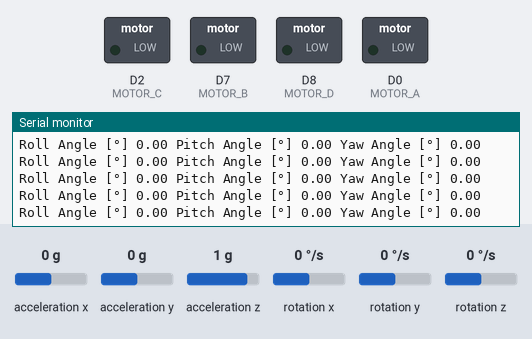
Bench run of a sketch on a simulated ESP8266 (NodeMCU). On the bench: switched loads named in the sketch (green lamp = pin HIGH), the last lines printed to the serial monitor. Wiring (inferred from the names in the program): MPU-6050 motion sensor at I2C address 0x68. The inputs (shaded band) are chosen by the test bench; at power-on: acceleration x 0 g, acceleration y 0 g, rotation x 0 °/s, acceleration z 1 g, rotation y 0 °/s, rotation z 0 °/s.

Above: at 8.5 s.
8.6 s: acceleration x set to -0.8 g
At 9.5 s:
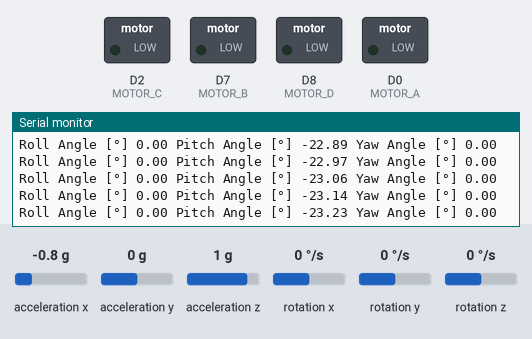
11.6 s: acceleration y set to -1.4 g
At 12.1 s:
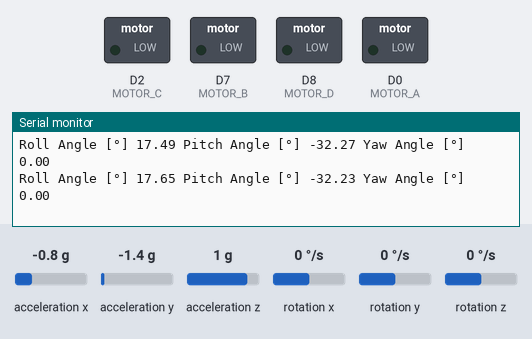
14.6 s: rotation x set to -192 °/s
At 15.3 s:
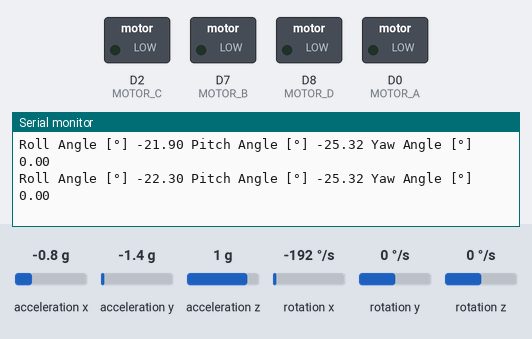
17.6 s: acceleration z set to -1.4 g
At 18.3 s:
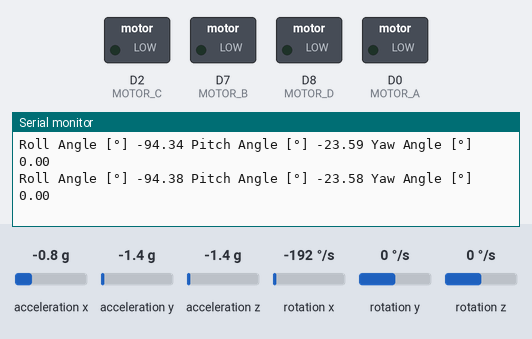
Timing chart, 0 to 20.6 s (numbered marks = the images above; inputs shaded):
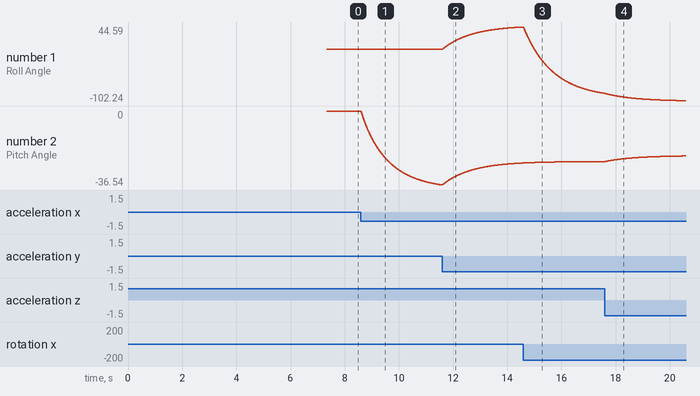

The sketch:

MPU_KalmanTest.ino
```cpp
#include <Wire.h>

#define MOTOR_A D0
#define MOTOR_B D7
#define MOTOR_C D2
#define MOTOR_D D8

int16_t GyroX = 0, GyroY = 0, GyroZ = 0;
int16_t AccXLSB = 0, AccYLSB = 0, AccZLSB = 0;
float gf_yaw = 0.0F;
float elapsedTime, currentTime, previousTime, currentTime_accel;

float RateRoll, RatePitch, RateYaw;
float RateCalibrationRoll, RateCalibrationPitch, RateCalibrationYaw;
int RateCalibrationNumber;
float AccX, AccY, AccZ;
float AngleRoll, AnglePitch;

uint32_t LoopTimer;
float KalmanAngleRoll = 0, KalmanUncertaintyAngleRoll = 2*2;
float KalmanAnglePitch = 0, KalmanUncertaintyAnglePitch = 2*2;
float Kalman1DOutput[] = {0,0};

void setup() {
  pinMode(MOTOR_A, OUTPUT);
  pinMode(MOTOR_B, OUTPUT);
  pinMode(MOTOR_C, OUTPUT);
  pinMode(MOTOR_D, OUTPUT);
  analogWrite(MOTOR_A, 0);
  analogWrite(MOTOR_B, 0);
  analogWrite(MOTOR_C, 0);
  analogWrite(MOTOR_D, 0);

  Serial.begin(115200);

  Wire.setClock(400000);
  Wire.begin();
  delay(250);
  Wire.beginTransmission(0x68);
  Wire.write(0x6B);
  Wire.write(0x00);
  Wire.endTransmission();

  for (RateCalibrationNumber = 0; RateCalibrationNumber < 2000; RateCalibrationNumber++) {
    gyro_signals();
    RateCalibrationRoll += RateRoll;
    RateCalibrationPitch += RatePitch;
    RateCalibrationYaw += RateYaw;
    delay(1);
  }
  RateCalibrationRoll /= 2000;
  RateCalibrationPitch /= 2000;
  RateCalibrationYaw /= 2000;
  LoopTimer = micros();
}

void loop() {
  gyro_signals();
  RateRoll -= RateCalibrationRoll;
  RatePitch -= RateCalibrationPitch;
  RateYaw -= RateCalibrationYaw;

  kalman_1d(KalmanAngleRoll, KalmanUncertaintyAngleRoll, RateRoll, AngleRoll);
  KalmanAngleRoll = Kalman1DOutput[0];
  KalmanUncertaintyAngleRoll = Kalman1DOutput[1];

  kalman_1d(KalmanAnglePitch, KalmanUncertaintyAnglePitch, RatePitch, AnglePitch);
  KalmanAnglePitch = Kalman1DOutput[0];
  KalmanUncertaintyAnglePitch = Kalman1DOutput[1];

  Serial.print("Roll Angle [°] "); Serial.print(KalmanAngleRoll);
  Serial.print(" Pitch Angle [°] "); Serial.print(KalmanAnglePitch);
  Serial.print(" Yaw Angle [°] "); Serial.println(gf_yaw);

  while (micros() - LoopTimer < 4000);
  LoopTimer=micros();
}


void kalman_1d(float KalmanState, float KalmanUncertainty, float KalmanInput, float KalmanMeasurement) {
  KalmanState = KalmanState + 0.004 * KalmanInput;
  KalmanUncertainty = KalmanUncertainty + 0.004 * 0.004 * 4 * 4;

  float KalmanGain = KalmanUncertainty * 1 / (1 * KalmanUncertainty + 3 * 3);
  KalmanState = KalmanState + KalmanGain * (KalmanMeasurement - KalmanState);

  KalmanUncertainty = (1 - KalmanGain) * KalmanUncertainty;
  Kalman1DOutput[0] = KalmanState;
  Kalman1DOutput[1] = KalmanUncertainty;
}

void gyro_signals(void) {
  previousTime = currentTime;        // Previous time is stored before the actual time read
  currentTime = millis();            // Current time actual time read
  elapsedTime = (currentTime - previousTime) / 1000; // Divide by 1000 to get seconds

  Wire.beginTransmission(0x68);
  Wire.write(0x1A);
  Wire.write(0x05);
  Wire.endTransmission();

  Wire.beginTransmission(0x68);
  Wire.write(0x1C);
  Wire.write(0x10);
  Wire.endTransmission();

  Wire.beginTransmission(0x68);
  Wire.write(0x3B);
  Wire.endTransmission();

  Wire.requestFrom(0x68,6);
  AccXLSB = Wire.read() << 8 | Wire.read();
  AccYLSB = Wire.read() << 8 | Wire.read();
  AccZLSB = Wire.read() << 8 | Wire.read();

  Wire.beginTransmission(0x68);
  Wire.write(0x1B);
  Wire.write(0x8);
  Wire.endTransmission();

  Wire.beginTransmission(0x68);
  Wire.write(0x43);
  Wire.endTransmission();

  Wire.requestFrom(0x68,6);
  GyroX = Wire.read()<<8 | Wire.read();
  GyroY = Wire.read()<<8 | Wire.read();
  GyroZ = Wire.read()<<8 | Wire.read();

  RateRoll = (float)GyroX / 65.5;
  RatePitch = (float)GyroY / 65.5;
//  RateYaw = (float)GyroZ / 65.5;

  AccX = (float)AccXLSB / 4096;
  AccY = (float)AccYLSB / 4096;
  AccZ = (float)AccZLSB / 4096;

  AngleRoll = atan(AccY / sqrt(AccX * AccX + AccZ * AccZ)) * 1 / (3.142 / 180);
  AnglePitch =- atan(AccX/sqrt(AccY * AccY + AccZ * AccZ)) * 1 / (3.142 / 180);

  RateYaw = (float)GyroZ / 32.8;

  RateYaw = RateYaw - 0.72F; // GyroErrorZ ~ (-0.8)
  if (abs(RateYaw) > 2.0F) gf_yaw =  gf_yaw + RateYaw * (currentTime - previousTime) / 1000.0f;
  if (gf_yaw > 180) gf_yaw = -179;
  if (gf_yaw < -180) gf_yaw = 179;

//  gf_yaw = -1 * gf_yaw;
  AngleRoll = -1 * AngleRoll;
  AnglePitch = -1 * AnglePitch;
}


void writeByte(uint8_t address, uint8_t subAddress, uint8_t data) {
  Wire.begin();
  Wire.beginTransmission(address); // Initialize the Tx buffer
  Wire.write(subAddress); // Put slave register address in Tx buffer
  Wire.write(data); // Put data in Tx buffer
  Wire.endTransmission(); // Send the Tx buffer
  //  Serial.println("mnnj");

}

//example showing using readbytev   ----    readByte(MPU6050_ADDRESS, GYRO_CONFIG);
uint8_t readByte(uint8_t address, uint8_t subAddress) {
  uint8_t data; // `data` will store the register data
  Wire.beginTransmission(address); // Initialize the Tx buffer
  Wire.write(subAddress); // Put slave register address in Tx buffer
  Wire.endTransmission(false); // Send the Tx buffer, but send a restart to keep connection alive
  Wire.requestFrom(address, (uint8_t) 1); // Read one byte from slave register address
  data = Wire.read(); // Fill Rx buffer with result
  return data; // Return data read from slave register
}
```

Measured:
- after the input at 8.6 s, the serial monitor: prints a new line at once (image 1)
- plotted number 2: 0 → -36.54 after the input at 8.6 s
